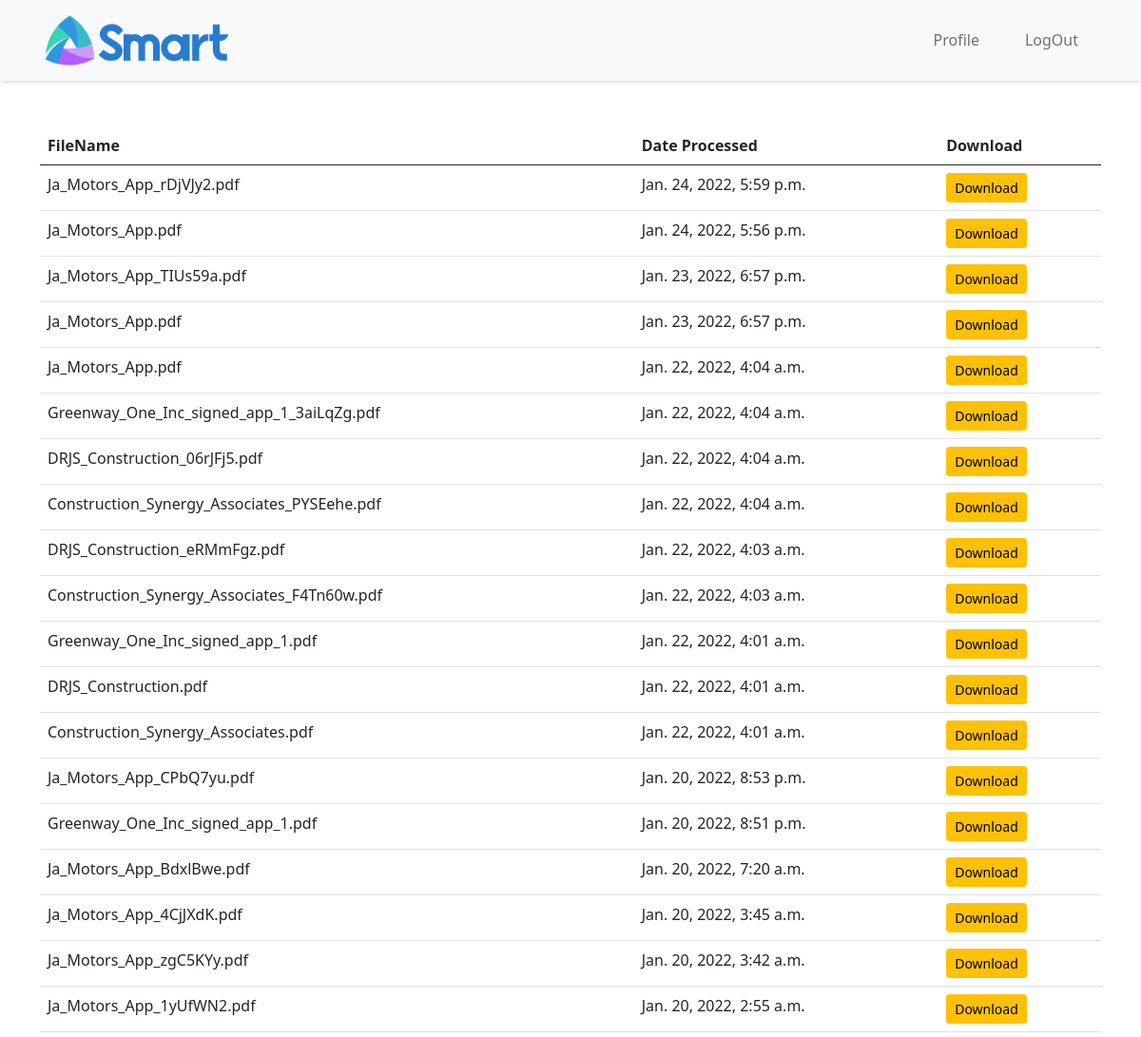
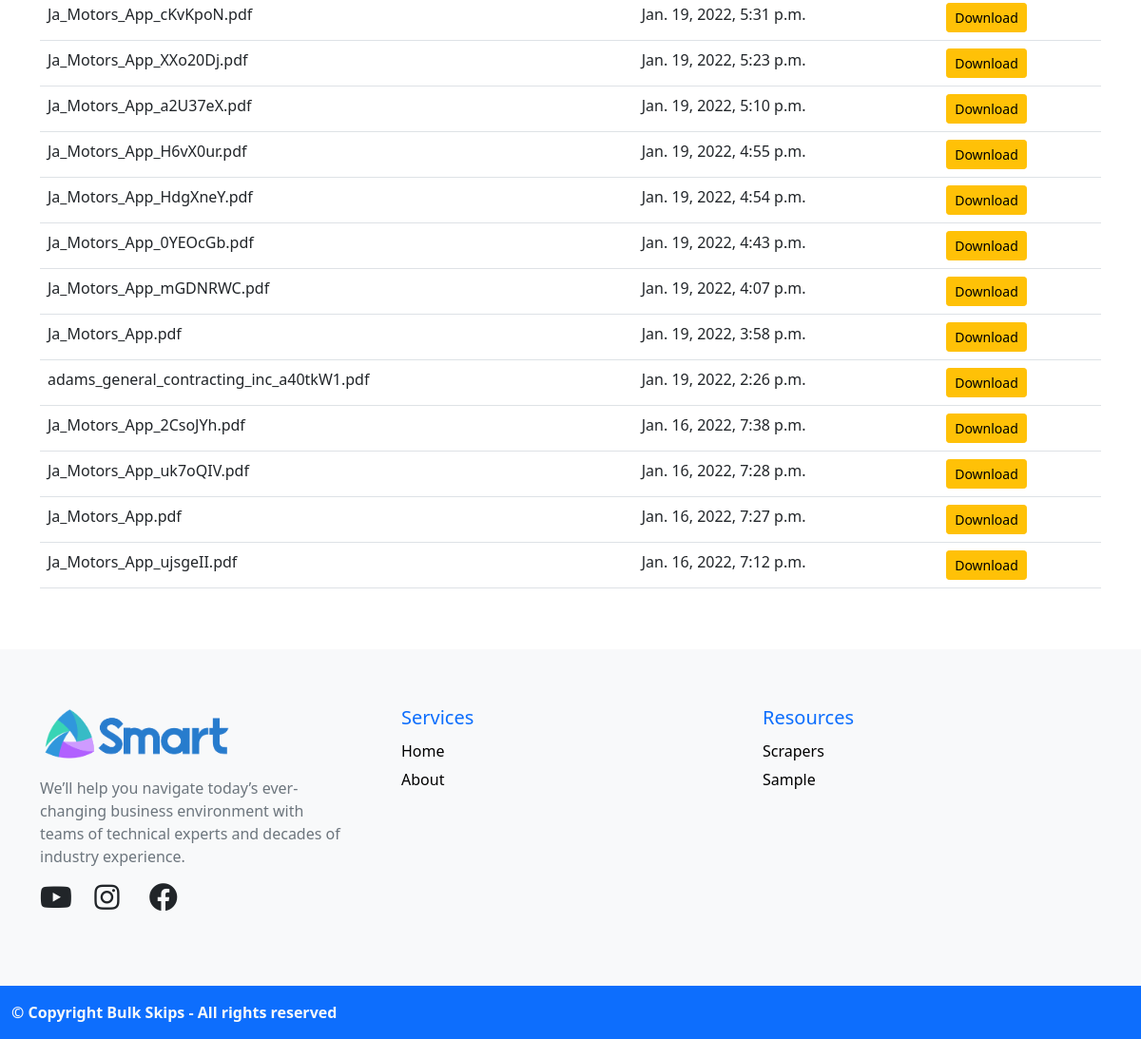
/processed_files/ (signed in), run on the app's committed database (2 pictures, top to bottom).
### fetchdata/models.py (models this page shows, shortened)
class ProcessedFile(models.Model):
    input_file = models.OneToOneField(InputFileUpload, on_delete=models.CASCADE, related_name="processed_file")
    processed_file = models.FileField(upload_to='documents/processed/%Y/%m/%d/')
    date_created = models.DateTimeField(auto_now_add=True)
    @staticmethod
    def get_files_by_user(user):
        return ProcessedFile.objects.filter(input_file__user = user)
    @property
    def get_input_name(self):
        return os.path.basename(self.input_file.input_file.url)

class InputFileUpload(models.Model):
    user = models.ForeignKey(User, on_delete=models.CASCADE, related_name="files_uploaded")
    input_file = models.FileField(upload_to='documents/input_files/%Y/%m/%d/')
    output_file = models.ForeignKey(OutputFileUpload, on_delete=models.CASCADE, related_name="input_files")
    date_created = models.DateTimeField(auto_now_add=True)

### fetchdata/views.py (the view, shortened to what this page needs)
# urls.py: path('processed_files/', views.UserProcessedFileView.as_view(), name="UserProcessedFileView"),
class UserProcessedFileView(LoginRequiredMixin, View):
    def get(self, request):
        processed_files = ProcessedFile.get_files_by_user(request.user)
        context = {
            'processed_files': processed_files.order_by("-date_created"),
        }
        return render(request, "core/my_processed_files.html", context)

### templates/core/my_processed_files.html (shortened to what this page needs)
{% extends 'base.html' %}
{% load static %}
{% load crispy_forms_tags %}
{% block content %}
<section class="container my-5">
    <div class="row">
        <div class="col-12" style="overflow-x: auto;">
          <table class="table table-stripped" id="table">
            <thead>
                <tr class="header">
                  <th>FileName</th>
                  <th>Date Processed</th>
                  <th>Download</th>
                </tr>
            </thead>
            <tbody>
                {% for file in processed_files %}
                <tr>
                  <td>{{file.get_input_name}}</td>
                  <td>{{file.date_created}}</td>
                  <td>
                    <form action="." method="POST">
                      <button class="btn btn-warning btn-sm" type="submit">Download</button>
                    </form>
                  </td>
                </tr>
                {% endfor %}
            </tbody>
          </table>
        </div>
    </div>
</section>
{% endblock content %}

### templates/base.html (shortened to what this page needs)
{% load static %}
<!DOCTYPE html>
<html lang="en">
<head>
    <link href="https://cdn.jsdelivr.net/npm/bootstrap@5.0.2/dist/css/bootstrap.min.css" rel="stylesheet">
    <link rel="stylesheet" href="{% static 'css/main.css' %}">
    <link rel="stylesheet" href="{% static 'css/style.css' %}">
    <link rel="stylesheet" href="{% static 'css/product-style.css' %}">
    <link rel="stylesheet" href="{% static 'css/footer-style.css' %}">
    <link href="https://cdnjs.cloudflare.com/ajax/libs/font-awesome/5.13.0/css/all.min.css" rel="stylesheet">
</head>
<body>
    {% include 'template-parts/navbar.html' %}
    {% block content %}
    {% endblock content %}
    {% include 'template-parts/footer.html' %}
</body>
</html>

### templates/template-parts/navbar.html (shortened to what this page needs)
{% load static %}
<nav class="navbar navbar-expand-lg navbar-light bg-light" id="main-navbar">
  <div class="container">
    <a class="navbar-brand" href="{% url 'fetchdata:HomeView' %}">
      <img
        width="200px"
        src="{% static 'images/logo.png' %}"
        class="attachment-full size-full"
        alt=""
        loading="lazy"
        style="filter: hue-rotate(75deg);"
      />
    </a>
    <div class="collapse navbar-collapse" id="navbarSupportedContent">
      <ul class="navbar-nav ms-auto mb-2 mb-lg-0">
        {% if not user.is_authenticated %}
          <li class="nav-item mx-3">
            <a class="nav-link" href="{% url 'users:login' %}">Login</a>
          </li>
          <li class="nav-item mx-3">
            <a class="nav-link" href="{% url 'users:RegisterView' %}">Sign Up</a>
          </li>
        {% else %}
          <li class="nav-item mx-3">
            <a class="nav-link" href="{% url 'users:ProfileView' %}">Profile</a>
          </li>
          <li class="nav-item mx-3">
            <a class="nav-link" href="{% url 'users:logout' %}">LogOut</a>
          </li>
        {% endif %}
      </ul>
    </div>
  </div>
</nav>

### templates/template-parts/footer.html
{% load static %}
<footer class="bg-light text-dark" style="overflow: hidden;">
  <section id="footer">
    <div class="container">
      <div class="row text-xs-center text-sm-left text-md-left">
        <div class="col-xs-12 col-sm-4 col-md-4 pe-5">
          <ul class="list-unstyled">
            <li>
              <img
                width="200px"
                src="{% static 'images/logo.png' %}"
                class="attachment-full size-full mb-3"
                alt=""
                loading="lazy"
                style="filter: hue-rotate(75deg);"
              />
            </li>
            <li>
              <p class="text-muted">We’ll help you navigate today’s ever-changing business environment with teams of technical experts and decades of industry experience.</p>
            </li>
            <li>
              <div class="row">
                <div class="col-2">
                  <i class="fab fa-youtube" style="font-size: 30px;"></i>
                </div>
                <div class="col-2">
                  <i class="fab fa-instagram" style="font-size: 30px;"></i>
                </div>
                <div class="col-2">
                  <i class="fab fa-facebook" style="font-size: 30px;"></i>
                </div>
              </div>
            </li>
          </ul>
        </div>
        <div class="col-xs-12 col-sm-4 col-md-4">
          <h5 class="text-primary">Services</h5>
          <ul class="list-unstyled quick-links">
            <li>
              <a href="#">Home</a>
            </li>
            <li>
              <a href="#">About</a>
            </li>
          </ul>
        </div>
        <div class="col-xs-12 col-sm-4 col-md-4">
          <h5 class="text-primary">Resources</h5>
          <ul class="list-unstyled quick-links">
            <li>
              <a href="#">Scrapers</a>
            </li>
            <li>
              <a href="#">Sample</a>
            </li>
          </ul>
        </div>
      </div>
    </div>
  </section>
  <section class="row bg-primary py-3">
    <div class="col-6 text-light px-4">
      <strong>
        © Copyright Bulk Skips - All rights reserved
      </strong>
    </div>
    <div class="col-6">
    </div>
  </section>
</footer>

### static/css/main.css (style rules this page uses)
* { margin: 0; padding: 0; box-sizing: border-box; }

### static/css/style.css (style rules this page uses)
:root { --primary-color: #14213D; --secondary-color: #138FCB; }
#main-navbar { box-shadow: 0px 0px 5px 0px rgba(0, 0, 0, 0.25); }

### static/css/footer-style.css (style rules this page uses)
#footer { padding: 60px 0; }
#footer a { color: black; text-decoration: none !important; background-color: transparent; -webkit-text-decoration-skip: objects; }
#footer ul.social li a, #footer ul.quick-links li a { color: black; }
#footer ul.quick-links li { padding: 3px 0; -webkit-transition: .5s all ease; -moz-transition: .5s all ease; transition: .5s all ease; }

### data on the page
ProcessedFile: get_input_name "Ja_Motors_App_rDjVJy2.pdf", date_created "Jan. 24, 2022, 5:59 p.m."
ProcessedFile: get_input_name "Ja_Motors_App.pdf", date_created "Jan. 24, 2022, 5:56 p.m."
ProcessedFile: get_input_name "Ja_Motors_App_TIUs59a.pdf", date_created "Jan. 23, 2022, 6:57 p.m."
ProcessedFile: get_input_name "Ja_Motors_App.pdf", date_created "Jan. 23, 2022, 6:57 p.m."
ProcessedFile: get_input_name "Ja_Motors_App.pdf", date_created "Jan. 22, 2022, 4:04 a.m."
ProcessedFile: get_input_name "Greenway_One_Inc_signed_app_1_3aiLqZg.pdf", date_created "Jan. 22, 2022, 4:04 a.m."
ProcessedFile: get_input_name "DRJS_Construction_06rJFj5.pdf", date_created "Jan. 22, 2022, 4:04 a.m."
ProcessedFile: get_input_name "Construction_Synergy_Associates_PYSEehe.pdf", date_created "Jan. 22, 2022, 4:04 a.m."
ProcessedFile: get_input_name "DRJS_Construction_eRMmFgz.pdf", date_created "Jan. 22, 2022, 4:03 a.m."
ProcessedFile: get_input_name "Construction_Synergy_Associates_F4Tn60w.pdf", date_created "Jan. 22, 2022, 4:03 a.m."
ProcessedFile: get_input_name "Greenway_One_Inc_signed_app_1.pdf", date_created "Jan. 22, 2022, 4:01 a.m."
ProcessedFile: get_input_name "DRJS_Construction.pdf", date_created "Jan. 22, 2022, 4:01 a.m."
ProcessedFile: get_input_name "Construction_Synergy_Associates.pdf", date_created "Jan. 22, 2022, 4:01 a.m."
ProcessedFile: get_input_name "Ja_Motors_App_CPbQ7yu.pdf", date_created "Jan. 20, 2022, 8:53 p.m."
ProcessedFile: get_input_name "Greenway_One_Inc_signed_app_1.pdf", date_created "Jan. 20, 2022, 8:51 p.m."
ProcessedFile: get_input_name "Ja_Motors_App_BdxlBwe.pdf", date_created "Jan. 20, 2022, 7:20 a.m."
ProcessedFile: get_input_name "Ja_Motors_App_4CjJXdK.pdf", date_created "Jan. 20, 2022, 3:45 a.m."
ProcessedFile: get_input_name "Ja_Motors_App_zgC5KYy.pdf", date_created "Jan. 20, 2022, 3:42 a.m."
ProcessedFile: get_input_name "Ja_Motors_App_1yUfWN2.pdf", date_created "Jan. 20, 2022, 2:55 a.m."
ProcessedFile: get_input_name "Ja_Motors_App_cKvKpoN.pdf", date_created "Jan. 19, 2022, 5:31 p.m."
ProcessedFile: get_input_name "Ja_Motors_App_XXo20Dj.pdf", date_created "Jan. 19, 2022, 5:23 p.m."
ProcessedFile: get_input_name "Ja_Motors_App_a2U37eX.pdf", date_created "Jan. 19, 2022, 5:10 p.m."
ProcessedFile: get_input_name "Ja_Motors_App_H6vX0ur.pdf", date_created "Jan. 19, 2022, 4:55 p.m."
ProcessedFile: get_input_name "Ja_Motors_App_HdgXneY.pdf", date_created "Jan. 19, 2022, 4:54 p.m."
ProcessedFile: get_input_name "Ja_Motors_App_0YEOcGb.pdf", date_created "Jan. 19, 2022, 4:43 p.m."
ProcessedFile: get_input_name "Ja_Motors_App_mGDNRWC.pdf", date_created "Jan. 19, 2022, 4:07 p.m."
ProcessedFile: get_input_name "Ja_Motors_App.pdf", date_created "Jan. 19, 2022, 3:58 p.m."
ProcessedFile: get_input_name "adams_general_contracting_inc_a40tkW1.pdf", date_created "Jan. 19, 2022, 2:26 p.m."
ProcessedFile: get_input_name "Ja_Motors_App_2CsoJYh.pdf", date_created "Jan. 16, 2022, 7:38 p.m."
ProcessedFile: get_input_name "Ja_Motors_App_uk7oQIV.pdf", date_created "Jan. 16, 2022, 7:28 p.m."
ProcessedFile: get_input_name "Ja_Motors_App.pdf", date_created "Jan. 16, 2022, 7:27 p.m."
ProcessedFile: get_input_name "Ja_Motors_App_ujsgeII.pdf", date_created "Jan. 16, 2022, 7:12 p.m."
